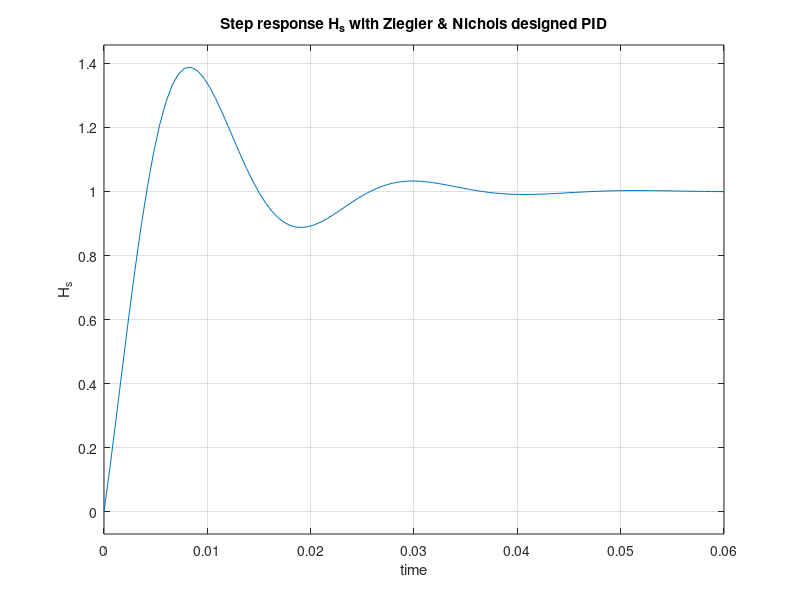
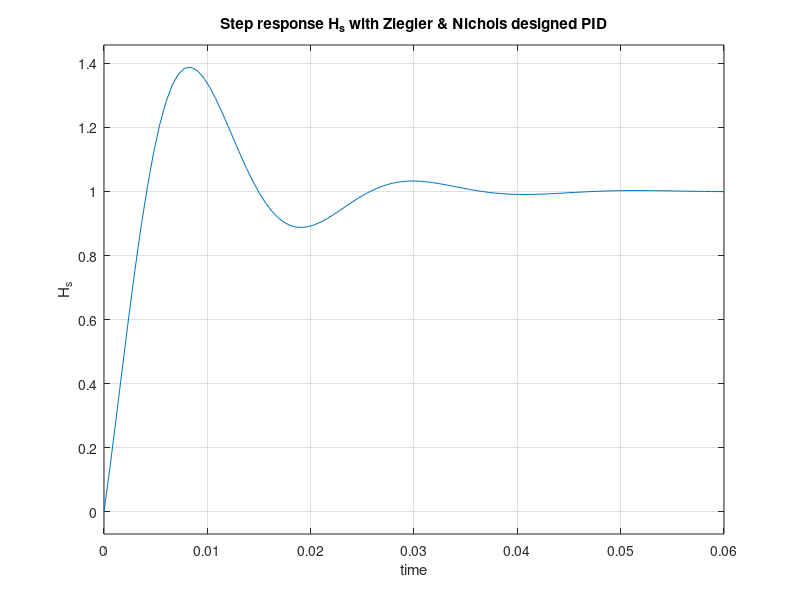

Write the MATLAB code that produced these figures, in order.
%% Ziegler-Nichols applied to exercise 2
clc
clear all
close all

s = tf('s');
%% System transfer
% Given values
C1 = 1*10^(-6);
C2 = 1.15*10^(-6);
R1 = 5*10^5;
R2 = 0.5*10^4; 

% For the transfer function
p0 = 1; 
r0 = 1; 
r1 = R1*C1+R1*C2+R2*C2; 
r2 = R1*R2*C1*C2; 
H_s = p0/(r0 + r1*s + r2*s^2);
G_s = minreal(H_s);

subplot(2, 1, 1); 
step(G_s);
xlabel('time'); 
ylabel('H_s'); 
title('Step response H_s'); 
grid on
%% Zieglera nichols - Type 1
dt = 0.01;
t  = 0:dt:10;
y  = step(G_s,t);

dy = diff(y)/dt; % derivation
[m,idx] = max(dy);
yi = y(idx);
ti = t(idx);

Kp = y(end); % gain
Tu = ti - yi/m; % time delay
Tn = (Kp-yi)/m+ti-Tu; % time constant

%% PID - controller
r0 = 1.2*1/Kp*(Tn/Tu);
Ti = 2*Tu;   % [ s ]
Td = 0.5*Tu; % [ s ]

G_r_ZN_1 = r0*(1 + 1/(Ti*s) + Td*s); % G_r_pidZN_1_b = 0.6*Tn*(((s + 1/Tu)^2)/s);
%% total system transfer
G_t_pidZN_1 = feedback(G_r_ZN_1*G_s,1);

subplot(2, 1, 2); 
step(G_t_pidZN_1);
xlabel('time'); 
ylabel('H_s'); 
title('Step response H_s with Ziegler & Nichols designed PID'); 
grid on

figure(2) 
step(G_t_pidZN_1);
xlabel('time'); 
ylabel('H_s'); 
title('Step response H_s with Ziegler & Nichols designed PID'); 
grid on